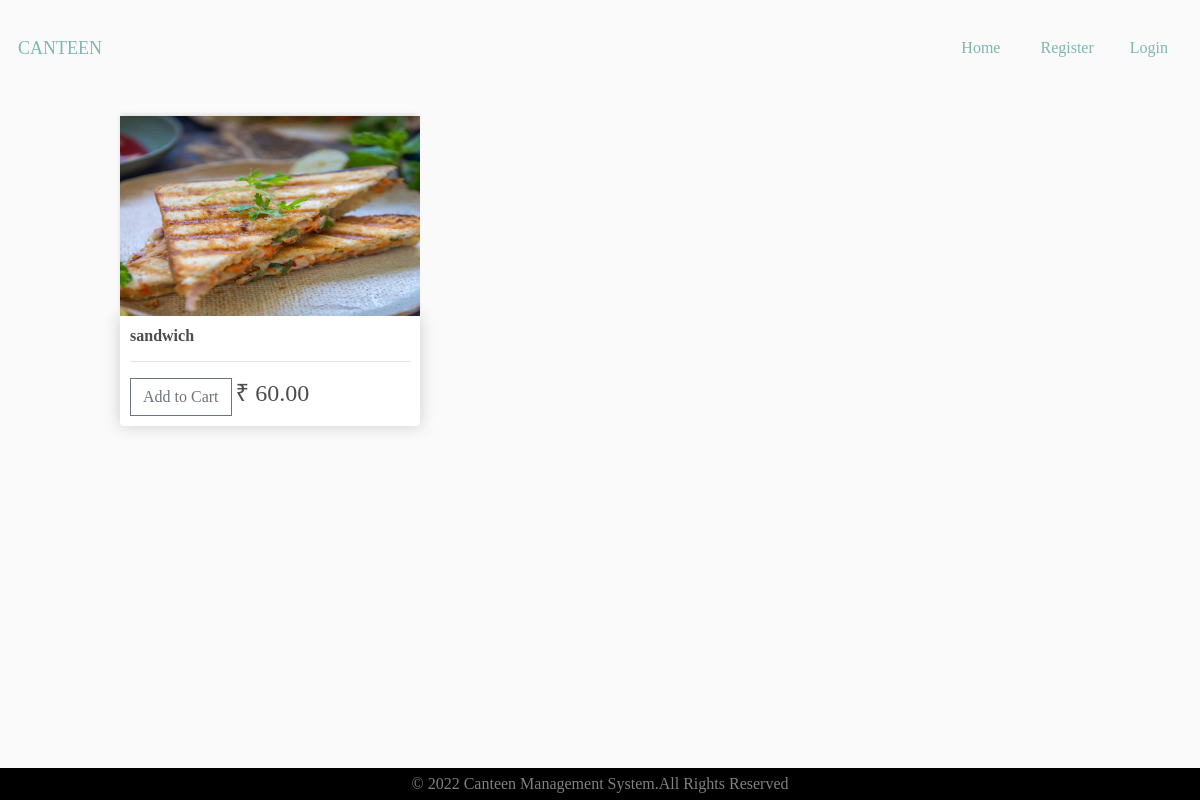
Page /breakfast/ on the committed database.
### food/models.py (models this page shows, shortened)
class Product(models.Model):
    CATEGORY = (
        ('Breakfast', 'Breakfast'),
        ('Lunch', 'Lunch'),
        ('Todayspl', 'Todays special'),
    )
    name = models.CharField(max_length=200, null=True)
    price = models.DecimalField(max_digits=7, decimal_places=2)
    category = models.CharField(max_length=200, null=True, choices=CATEGORY)
    image = models.ImageField(null=True, blank=True)
    @property #What the @property "decorator" does, is declare that it can be accessed like it's a regular property.
    def ImageURL(self):
        try:
            url = self.image.url
        except:
            url = ''
        return url

### food/views.py (the view)
# urls.py: path('breakfast/', views.breakfast, name="breakfast"),
def breakfast(request):
    data = cartData(request)
    cartItems = data['cartItems']
    products = Product.objects.all()
    context = {'products': products, 'cartItems': cartItems}
    return render(request, 'food/breakfast.html', context)

### food/utils.py (called while the page is built, shortened)
def cookieCart(request):
    try:
        cart = json.loads(request.COOKIES['cart'])
    except:
        cart = {}
    print('Cart:', cart)
    items = []
    order = {'get_cart_total': 0, 'get_cart_items': 0, 'shipping': False}
    cartItems = order['get_cart_items']
    return {'items': items, 'order': order, 'cartItems': cartItems}

def cartData(request):
    if request.user.is_authenticated:
        customer = request.user.customer
        order, created = Order.objects.get_or_create(
            customer=customer, complete=False)
        items = order.orderitem_set.all()
        cartItems = order.get_cart_items
    else:
        cookieData = cookieCart(request)
        cartItems = cookieData['cartItems']
        order = cookieData['order']
        items = cookieData['items']
    return {'items': items, 'order': order, 'cartItems': cartItems}

### food/templates/food/breakfast.html
{% extends 'food/main.html' %}
{% load static %}
{% block breakfast %}
<div class="row row1">
    {% for product in products %}
    {% if product.category == 'Breakfast' %}
    <div class="col-lg-4">
        <img class="thumbnail" src="{{product.ImageURL}}">
        <div class="box-element product">
            <h6><strong>{{product.name}}</strong></h6>
            <hr>
            <button data-product={{product.id}} data-action="add" class="btn btn-outline-secondary add-btn update-cart">Add to Cart</button>
            <h4 style="display: inline-block;float:none">₹ {{product.price|floatformat:2}}</h4>
        </div>
    </div>
    {% endif %}
    {% endfor %}
</div>
{% endblock %}

### static/css/main.css (style rules this page uses)
* { font-family: "Raleway", "Book Antiqua", Palatino, serif; }
body { background-color: hsl(0, 0%, 98%); display: flex; flex-direction: column; height: 100vh; overflow: scroll; }
h1,h2,h3,h4,h5,h6 { color:hsl(0, 0%, 30%); }
.box-element { box-shadow:hsl(0, 0%, 80%) 0 0 16px; background-color: #fff; border-radius: 4px; padding: 10px; }
.row1 { padding: 10px 10% 2em 10%; }
.thumbnail { width: 100%; height: 200px; -webkit-box-shadow: -1px -3px 5px -2px rgba(214,214,214,1); -moz-box-shadow: -1px -3px 5px -2px rgba(214,214,214,1); box-shadow: -1px -3px 5px -2px rgba(214,214,214,1); }
.product { border-radius: 0 0 4px 4px; }
.col-lg-4, .col-lg-6, .col-lg-8, .col-lg-12 { margin-top: 10px; }
.btn { border-radius: 0; }

### rows in the picture
Product: ImageURL (picture), name "sandwich", price "60.00"
